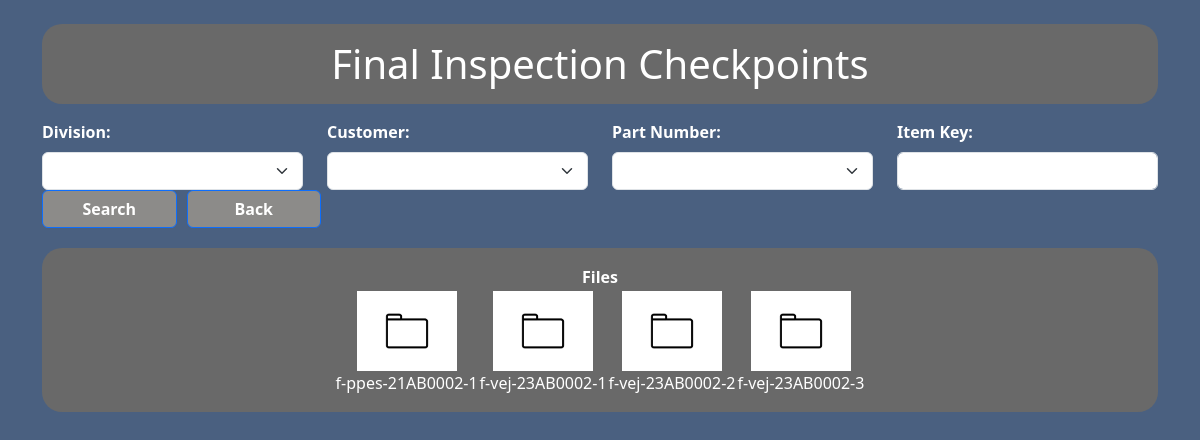
/fm.php?page=fic, run on an earlier commit of the app's database.
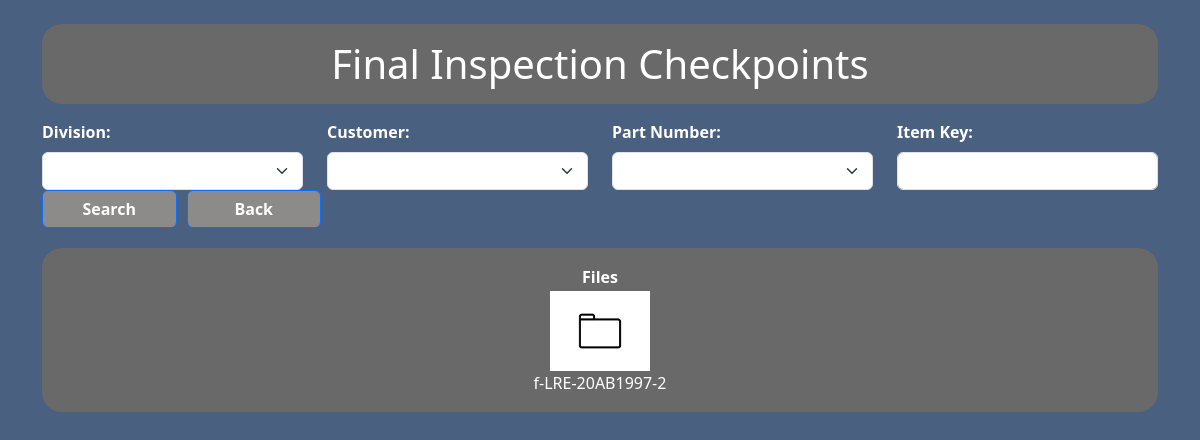
And on a later commit of the database.
### tables this page shows
CREATE TABLE `files` (
  `division` varchar(255) NOT NULL,
  `customer` varchar(255) NOT NULL,
  `partNo` varchar(255) NOT NULL,
  `itemKey` varchar(255) NOT NULL,
  `lineNo` varchar(255) NOT NULL,
  `lineLeader` varchar(255) NOT NULL,
  `fileName` varchar(255) NOT NULL,
  `filetype` varchar(255) NOT NULL
);

### fm.php (the view, shortened to what the changed rows need)
<?php
include("connecto.php");
?>
<!DOCTYPE html>
<html lang="en">
<head>
    <link href="https://cdn.jsdelivr.net/npm/bootstrap@5.3.0/dist/css/bootstrap.min.css" rel="stylesheet">
</head>
<body class="container mt-4">
    <?php
    $page=$_GET['page'];
    $name="";
    if($page==="wi"){
        $name="Work Instruction";
    }else if($page==="cp"){
        $name="Control Plan";
    }else if($page==="fic"){
        $name="Final Inspection Checkpoints";
    }else if($page==="ps"){
        $name="Product Specifications";
    }else if($page==="md"){
        $name="Material Details";
    }else if($page==="diaor"){
        $name="Daily Individual Aggregate(?) Output Report";
    }else if($page==="dmc"){
        $name="Daily Maintenance Sheet";
    }else if($page==="par"){
        $name="Product Assembly Record";
    }else if($page==="dcior"){
        $name="Daily Crimping Inspection Output Report";
    }
    echo "<h1 class=\"mb-3 text-center py-3\" style=\"background-color: rgb(105, 105, 105); border-radius: 20px; margin-top: 20px;\">".$name."</h1>";
    ?>
            <?php
            $q=array();
            ?>
    <div>
    <?php
if(isset($_POST['submit'])){
    $find="";
    $empy=1;
    if($_POST['division'] != ""){
        $find.="WHERE division='".$_POST['division']."'";
        $empy=0;
    }
    if($_POST['customer'] != "" && $find==""){
        $find.="WHERE customer='".$_POST['customer']."'";
        $empy=0;
    }else if($_POST['customer'] != ""){
        $find.=" AND customer='".$_POST['customer']."'";
        $empy=0;
    }
    if($_POST['partNumber'] != ""  && $find==""){
        $find.="WHERE partNo='".$_POST['partNumber']."'";
        $empy=0;
    }else if($_POST['partNumber'] != ""){
        $find.=" AND partNo='".$_POST['partNumber']."'";
        $empy=0;
    }
    if($_POST['itemKey']!="" && $find==""){
        $find.="WHERE itemKey LIKE '%".$_POST['itemKey']."%'";
        $empy=0;
    }else if($_POST['itemKey']!=""){
        $find.=" AND itemKey LIKE '%".$_POST['itemKey']."%'";
        $empy=0;
    }
    $q[0]=$_POST['division'];
    $q[1]=$_POST['customer'];
    $q[2]=$_POST['partNumber'];
    $q[3]=$_POST['itemKey'];
    $filterQ="WHERE fileType='$page'";
    if($empy==0){
        $filterQ="AND fileType='$page'";
    }
    $sql="SELECT * FROM files $find $filterQ";
    $result=mysqli_query($conn,$sql);
    if($result){
        $noRows=mysqli_num_rows($result);
        if($noRows>=1){
            echo "<div class=\"mb-3 text-center py-3\" style=\"background-color: rgb(105, 105, 105); border-radius: 20px; margin-top: 20px;\">";
            echo "<table class='text-center mx-auto w-auto' style='background-color: rgb(105, 105, 105)'>";
        echo "<thead><tr><th colspan=".$noRows.">Files</th></tr></thead>";
        echo "<tbody>";
        echo "<tr>";
        echo "</div>";
        while($row = mysqli_fetch_array($result)){
            echo "<td><img width='100px' style='margin: auto;' src="."'crap.jpg'"." onclick=\"showFile('".$row['fileName']."-".$page."')\" /><br>
            ".$row['fileName']."
            </td>";
        }
        echo "</tr>";
        echo "</tbody>";
        echo "</table>";
        }else{
            echo "<p class=\"mb-3 text-center py-3\" style=\"background-color: rgb(105, 105, 105); border-radius: 20px; margin-top: 20px;\">No results found.</p>";
        }
    }else{
        echo "<p class=\"mb-3 text-center py-3\" style=\"background-color: rgb(105, 105, 105); border-radius: 20px; margin-top: 20px;\">No results found.</p>";
    }
} else {
    $sql="SELECT * FROM files WHERE fileType='$page'";
    $result=mysqli_query($conn,$sql);
    if($result){
        if($result){
            $noRows=mysqli_num_rows($result);
            if($noRows>=1){
                echo "<div class=\"mb-3 text-center py-3\" style=\"background-color: rgb(105, 105, 105); border-radius: 20px; margin-top: 20px;\">";
                echo "<table class='text-center mx-auto w-auto' style='background-color: rgb(105, 105, 105)'>";
            echo "<thead><tr><th colspan=".$noRows.">Files</th></tr></thead>";
            echo "</div>";
            while($row = mysqli_fetch_array($result)){
                echo "<td><img width='100px' style='margin: auto;' src="."'crap.jpg'"." onclick=\"showFile('".$row['fileName']."-".$page."')\" /><br>
                ".$row['fileName']."
                </td>";
            }
            }else{
                echo "<p class=\"mb-3 text-center py-3\" style=\"background-color: rgb(105, 105, 105); border-radius: 20px; margin-top: 20px;\">No results found.</p>";
            }
        }else{
            echo "<p class=\"mb-3 text-center py-3\" style=\"background-color: rgb(105, 105, 105); border-radius: 20px; margin-top: 20px;\">No results found.</p>";
        }
    }
}
?>
</div>
</body>
</html>

What changed in the data, as far as the page shows it:
removed files: fileName "f-ppes-21AB0002-1"
removed files: fileName "f-vej-23AB0002-1"
removed files: fileName "f-vej-23AB0002-2"
removed files: fileName "f-vej-23AB0002-3"
added files: fileName "f-LRE-20AB1997-2"
